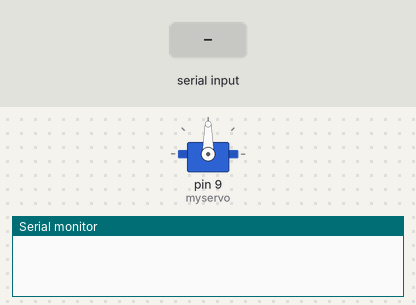
This sketch was run on a simulated Arduino Uno, built with avr-gcc and run on an emulated ATmega328P. On the bench: servo, the last lines printed to the serial monitor. The test bench sets the inputs (shaded band).

Above: at 1.2 s.
1.3 s: "1" received over the second serial link
At 4.2 s:
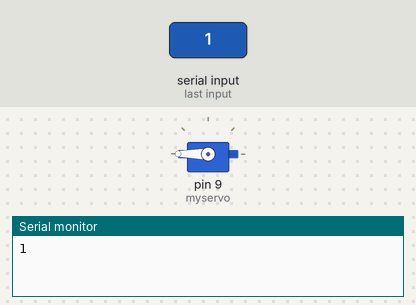
4.3 s: "0" received over the second serial link
At 5.85 s:
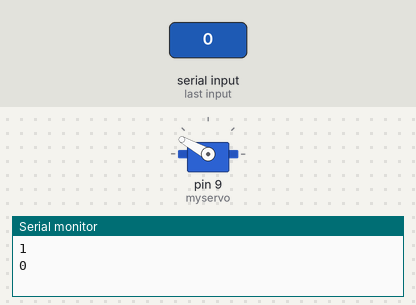
At 9.0 s:
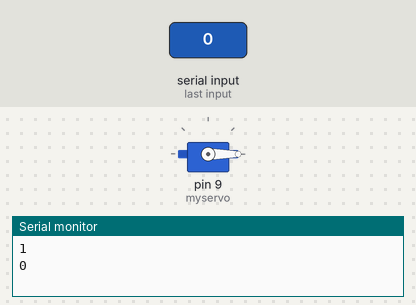
Timing chart, 0 to 10.5 s (numbered marks = the images above; inputs shaded):
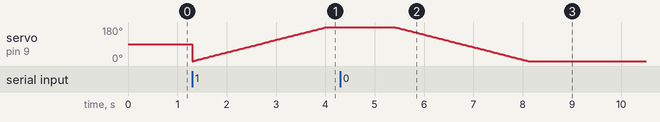

The sketch:

Bluetooth_final_Servo.ino
```cpp
#include<SoftwareSerial.h>

#include <Servo.h>

#define TxD 3
#define RxD 2
Servo myservo;

int pos = 0;
SoftwareSerial bluetoothSerial(TxD,RxD);

char c;

void setup() {
  bluetoothSerial.begin(9600);
 Serial.begin(9600);

    myservo.attach(9);
  }

void loop()
{
  if(bluetoothSerial.available())
  {
    c = bluetoothSerial.read();
    Serial.println(c);
    if(c=='1')
    {
      for (pos = 0; pos <= 270; pos += 1) { // goes from 0 degrees to 180 degrees
    // in steps of 1 degree
    myservo.write(pos);              // tell servo to go to position in variable 'pos'
    delay(15);                       // waits 15ms for the servo to reach the position
  }
    }
    if(c=='0')
    {
     for (pos = 180; pos >= 0; pos -= 1) { // goes from 180 degrees to 0 degrees
    myservo.write(pos);              // tell servo to go to position in variable 'pos'
    delay(15);                       // waits 15ms for the servo to reach the position
  }
    }
  }
}
```

Measured:
- after the input at 4.3 s, servo on pin 9 (myservo): moves from 180° to 0° over 2.7 s, starting after 1.1 s
